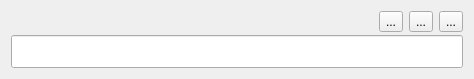
<?xml version="1.0" encoding="UTF-8"?>
<ui version="4.0">
 <class>DocMetadataWidget</class>
 <widget class="QWidget" name="DocMetadataWidget">
  <property name="geometry">
   <rect>
    <x>0</x>
    <y>0</y>
    <width>474</width>
    <height>79</height>
   </rect>
  </property>
  <property name="windowTitle">
   <string>Form</string>
  </property>
  <layout class="QVBoxLayout" name="docmetadataLayout">
   <property name="spacing">
    <number>3</number>
   </property>
   <item>
    <widget class="QWidget" name="operationWidget" native="true">
     <layout class="QHBoxLayout" name="horizontalLayout_2">
      <property name="leftMargin">
       <number>0</number>
      </property>
      <property name="topMargin">
       <number>0</number>
      </property>
      <property name="rightMargin">
       <number>0</number>
      </property>
      <property name="bottomMargin">
       <number>0</number>
      </property>
      <item>
       <spacer name="horizontalSpacer">
        <property name="orientation">
         <enum>Qt::Orientation::Horizontal</enum>
        </property>
        <property name="sizeHint" stdset="0">
         <size>
          <width>40</width>
          <height>20</height>
         </size>
        </property>
       </spacer>
      </item>
      <item>
       <layout class="QHBoxLayout" name="horizontalLayout">
        <item>
         <widget class="QToolButton" name="editToolButton">
          <property name="text">
           <string>...</string>
          </property>
         </widget>
        </item>
        <item>
         <widget class="QToolButton" name="discardToolButton">
          <property name="text">
           <string>...</string>
          </property>
         </widget>
        </item>
        <item>
         <widget class="QToolButton" name="saveToolButton">
          <property name="text">
           <string>...</string>
          </property>
         </widget>
        </item>
       </layout>
      </item>
     </layout>
    </widget>
   </item>
   <item>
    <widget class="QStackedWidget" name="title">
     <property name="currentIndex">
      <number>1</number>
     </property>
     <widget class="QWidget" name="viewPage">
      <layout class="QGridLayout" name="gridLayout">
       <property name="leftMargin">
        <number>0</number>
       </property>
       <property name="topMargin">
        <number>0</number>
       </property>
       <property name="rightMargin">
        <number>0</number>
       </property>
       <property name="bottomMargin">
        <number>0</number>
       </property>
       <item row="0" column="0">
        <widget class="QLabel" name="titleLabel">
         <property name="text">
          <string>TextLabel</string>
         </property>
        </widget>
       </item>
      </layout>
     </widget>
     <widget class="QWidget" name="editPage">
      <layout class="QGridLayout" name="gridLayout_2">
       <property name="leftMargin">
        <number>0</number>
       </property>
       <property name="topMargin">
        <number>0</number>
       </property>
       <property name="rightMargin">
        <number>0</number>
       </property>
       <property name="bottomMargin">
        <number>0</number>
       </property>
       <item row="0" column="0">
        <widget class="QLineEdit" name="titleEdit">
         <property name="sizePolicy">
          <sizepolicy hsizetype="Expanding" vsizetype="Preferred">
           <horstretch>0</horstretch>
           <verstretch>0</verstretch>
          </sizepolicy>
         </property>
        </widget>
       </item>
      </layout>
     </widget>
    </widget>
   </item>
  </layout>
 </widget>
 <resources/>
 <connections/>
</ui>
